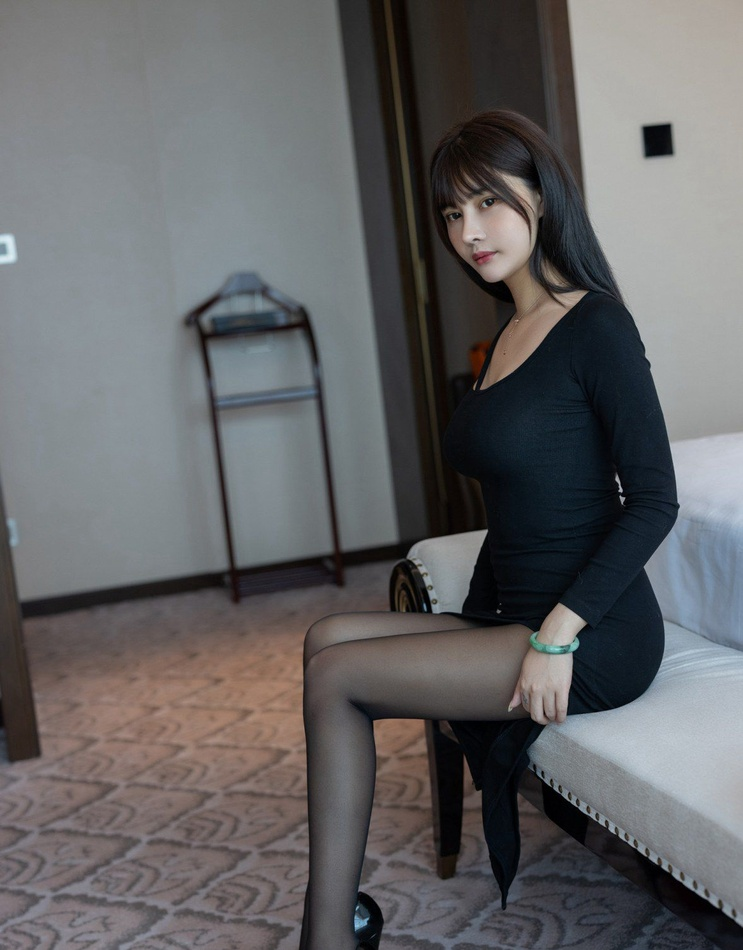
#> input picture picture_material/beauty_leg2.jpg, 743 x 950 px, shrunk from 1178 x 1507 before the run, found by its file name
$ python 8.Gradient_operations.py
#> lines starting #> are read from the running program, lines starting #| are printed output that depends on the picture
import cv2

def nothing(*args):
    pass

cv2.namedWindow('morphology', cv2.WINDOW_FREERATIO)
r, MAX_R = 0, 20#初始半径
i, MAX_I = 0, 20#初始化迭代次数

#创建滑动条，分别为半径和迭代次数
cv2.createTrackbar('r', 'morphology', r, MAX_R, nothing)
#> slider 'r' is set to 6
cv2.createTrackbar('i', 'morphology', i, MAX_I, nothing)
#> slider 'i' is set to 6

src = cv2.imread("picture_material/beauty_leg2.jpg")
#> src is the input picture: shape (950, 743, 3); mean B, G, R 101.2, 99.8, 100.1
while True:
    r = cv2.getTrackbarPos('r', 'morphology')#获得进度条上的r值
    i = cv2.getTrackbarPos('i', 'morphology')
    #创建结构元素
    kernel = cv2.getStructuringElement(cv2.MORPH_RECT, (2 * r + 1, 2 * r + 1))
    #形态梯度
    result = cv2.morphologyEx(src, cv2.MORPH_GRADIENT, kernel, iterations = i)
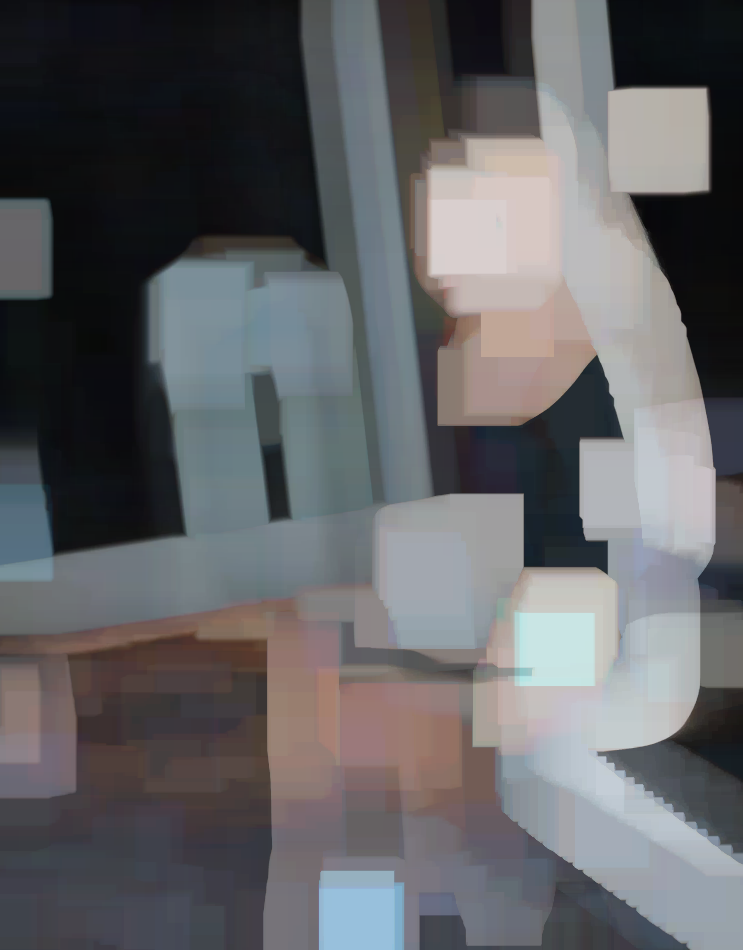
#> result: shape (950, 743, 3); mean B, G, R 100.9, 98.2, 97.8
    #显示效果
    cv2.imshow('morphology', result)

    ch = cv2.waitKey(1)
#> (key Esc is pressed here)
    if ch == 27:
        break

cv2.destroyAllWindows()

$ run again, with picture_material/beauty_leg3.jpg copied over picture_material/beauty_leg2.jpg
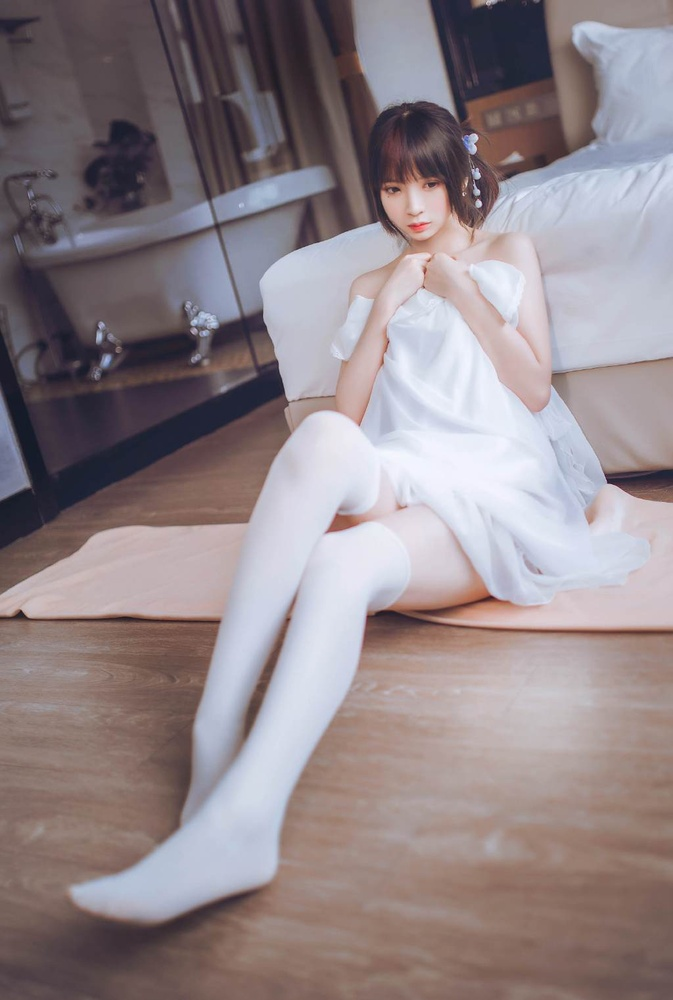
#> input picture picture_material/beauty_leg3.jpg, 673 x 1000 px, shrunk from 1024 x 1522 before the run, found by its file name
#> src is the input picture: shape (1000, 673, 3); mean B, G, R 137.3, 133.3, 145.1
#> `result = cv2.morphologyEx(src, cv2.MORPH_GRADIENT, kernel, iterations ..`:
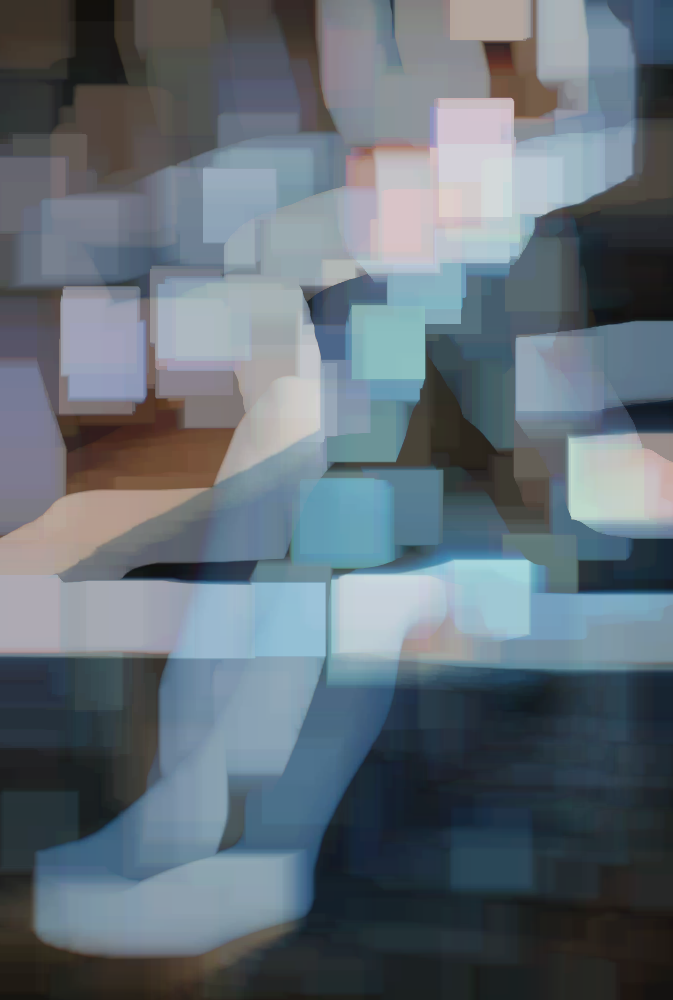
#> result: shape (1000, 673, 3); mean B, G, R 117.5, 108.9, 97.9
